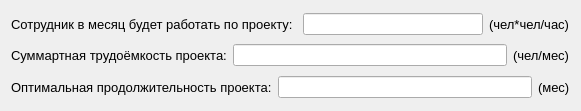
   <widget class="QWidget" name="layoutWidget">
    <property name="geometry">
     <rect>
      <x>920</x>
      <y>680</y>
      <width>581</width>
      <height>111</height>
     </rect>
    </property>
    <layout class="QVBoxLayout" name="verticalLayout_22">
     <item>
      <layout class="QHBoxLayout" name="horizontalLayout_13">
       <item>
        <widget class="QLabel" name="label_129">
         <property name="font">
          <font>
           <pointsize>10</pointsize>
          </font>
         </property>
         <property name="text">
          <string>Сотрудник в месяц будет работать по проекту: </string>
         </property>
        </widget>
       </item>
       <item>
        <widget class="QLineEdit" name="wmonth">
         <property name="text">
          <string/>
         </property>
        </widget>
       </item>
       <item>
        <widget class="QLabel" name="label_130">
         <property name="font">
          <font>
           <pointsize>10</pointsize>
          </font>
         </property>
         <property name="text">
          <string>(чел*чел/час)</string>
         </property>
        </widget>
       </item>
      </layout>
     </item>
     <item>
      <layout class="QHBoxLayout" name="horizontalLayout_14">
       <item>
        <widget class="QLabel" name="label_131">
         <property name="font">
          <font>
           <pointsize>10</pointsize>
          </font>
         </property>
         <property name="text">
          <string>Суммартная трудоёмкость проекта:</string>
         </property>
        </widget>
       </item>
       <item>
        <widget class="QLineEdit" name="lintensity"/>
       </item>
       <item>
        <widget class="QLabel" name="label_132">
         <property name="font">
          <font>
           <pointsize>10</pointsize>
          </font>
         </property>
         <property name="text">
          <string>(чел/мес)</string>
         </property>
        </widget>
       </item>
      </layout>
     </item>
     <item>
      <layout class="QHBoxLayout" name="horizontalLayout_15">
       <item>
        <widget class="QLabel" name="label_133">
         <property name="font">
          <font>
           <pointsize>10</pointsize>
          </font>
         </property>
         <property name="text">
          <string>Оптимальная продолжительность проекта:</string>
         </property>
        </widget>
       </item>
       <item>
        <widget class="QLineEdit" name="T"/>
       </item>
       <item>
        <widget class="QLabel" name="label_134">
         <property name="font">
          <font>
           <pointsize>10</pointsize>
          </font>
         </property>
         <property name="text">
          <string>(мес)</string>
         </property>
        </widget>
       </item>
      </layout>
     </item>
    </layout>
   </widget>
